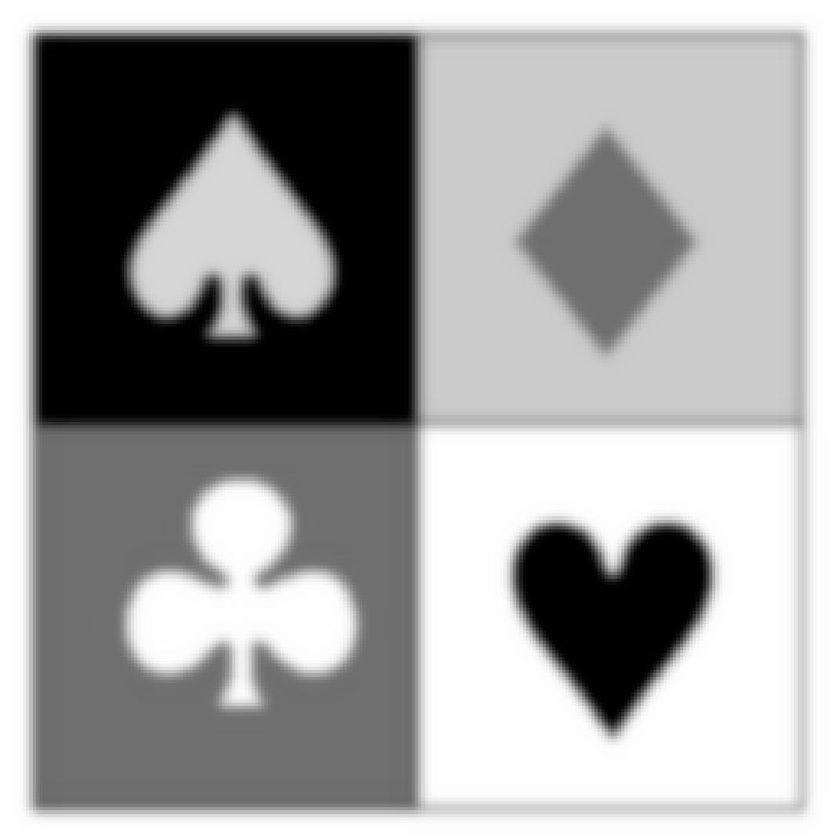
#> input picture Bilder-20200422/cards.jpg, 840 x 840 px, shrunk from 1071 x 1071 before the run; its folder holds only this picture in this run
$ jupyter execute practicum_1.ipynb
#> lines starting #> are read from the running program, lines starting #| are printed output that depends on the picture
### utils_image.py
import numpy as np
from matplotlib.pyplot import imshow
import matplotlib.pyplot as plt
from scipy import signal

h = 1  # assume that the distance between two pixels is 1


def image_histogram(image_matrix, density=False):
    """
    Parameters
    ----------
    image_matrix
    density

    Returns
    -------

    """
    flat = np.ndarray.flatten(image_matrix)
    hist = np.histogram(flat, bins=256, density=density)

    return hist


def gradient_histogram(image_matrix, density=False):
    """
    We apply the convolutions with the respective filters,
    and then - calculate the norm of the discrete gradient.
    That gives the result as in the lecture notes.

    Parameters
    ----------
    image_matrix
    density

    Returns
    -------

    """
    filter_x = np.array([[-1, 1], [0, 0]])
    filter_y = np.array([[-1, 0], [1, 0]])
    xx = signal.convolve2d(image_matrix, filter_x, boundary='symm', mode='same')
    yy = signal.convolve2d(image_matrix, filter_y, boundary='symm', mode='same')
    xx_, yy_ = xx[:-1, 1:] / h, yy[1:, :-1] / h
    v_norm = np.sqrt(xx_ ** 2 + yy_ ** 2)

    flat = np.ndarray.flatten(v_norm)
    counts, edges = np.histogram(flat, bins=300, density=density)
    edges = np.array(list(filter(lambda x: x <= 20, edges)))
    counts = counts[:len(edges)-1]

    return counts, edges


def hess_histogram(image_matrix, density=False):
    """
    We apply the convolution with the respective filter
    to calculate the discrete Laplacian.
    Parameters
    ----------
    image_matrix
    density

    Returns
    -------

    """
    filter = np.array([[0, 1, 0], [1, -4, 1], [0, 1, 0]])
    xx = signal.convolve2d(image_matrix, filter, boundary='symm')
    v_norm = np.absolute(xx) / (h**2)
    flat = np.ndarray.flatten(v_norm)
    hist = np.histogram(flat, bins=300, density=density)

    return hist


def images_plot(images, histogram_t=''):

    for image in images:
        imshow(image['matrix'])
        plt.figure(figsize=(6, 3))
        plt.subplot(121)
        bin_edges, counts = image[histogram_t + 'histogram'][1], image[histogram_t + 'histogram'][0]
        plt.plot(0.5 * (bin_edges[1:] + bin_edges[:-1]), counts)
        plt.subplot(122)
        bin_edges, counts = image[histogram_t + 'probability'][1], image[histogram_t + 'probability'][0]
        plt.plot(0.5 * (bin_edges[1:] + bin_edges[:-1]), counts)
        plt.suptitle(image['title'])
        plt.subplots_adjust(wspace=0.25)
        plt.show()


# [18 lines left out: function caruana_algorithm, not called in this run]

### practicum_1.ipynb
**Task 1**

[cell 1]
from PIL import Image
import numpy as np
import glob
from utils_image import image_histogram, images_plot,\
    gradient_histogram, hess_histogram

# load the images and convert them to matrices
images = []
for file in glob.glob("Bilder-20200422/*.jpg"):
    image = Image.open(file)
#> image is the input picture: PIL image 840x840 L; min 0, max 255, mean 158
    u_ij = np.asarray(image)
    item = {'title': file.split('.')[0].split('/')[1],
            'matrix': u_ij,
            'histogram': image_histogram(u_ij),
            'probability': image_histogram(u_ij, True),
            'grad_histogram': gradient_histogram(u_ij),
            'grad_probability': gradient_histogram(u_ij, True),
            'hess_histogram': hess_histogram(u_ij),
            'hess_probability': hess_histogram(u_ij, True)}
#> in gradient_histogram, `filter_x = np.array([[-1, 1], [0, 0]])`: filter_x = [[-1, 1], [0, 0]]
#> in gradient_histogram, `xx = signal.convolve2d(image_matrix, filter_x, boundary='symm', mode='..`:
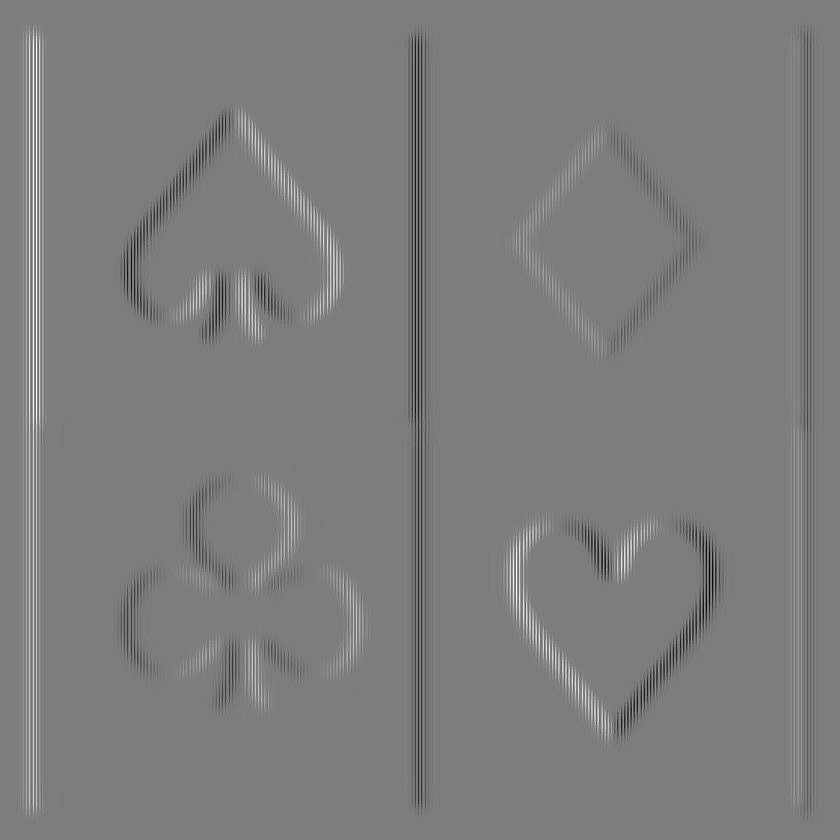
#> xx: shape (840, 840) int64; min -50, max 52, mean 0; drawn with min black and max white
#> in gradient_histogram, `yy = signal.convolve2d(image_matrix, filter_y, boundary='symm', mode='..`:
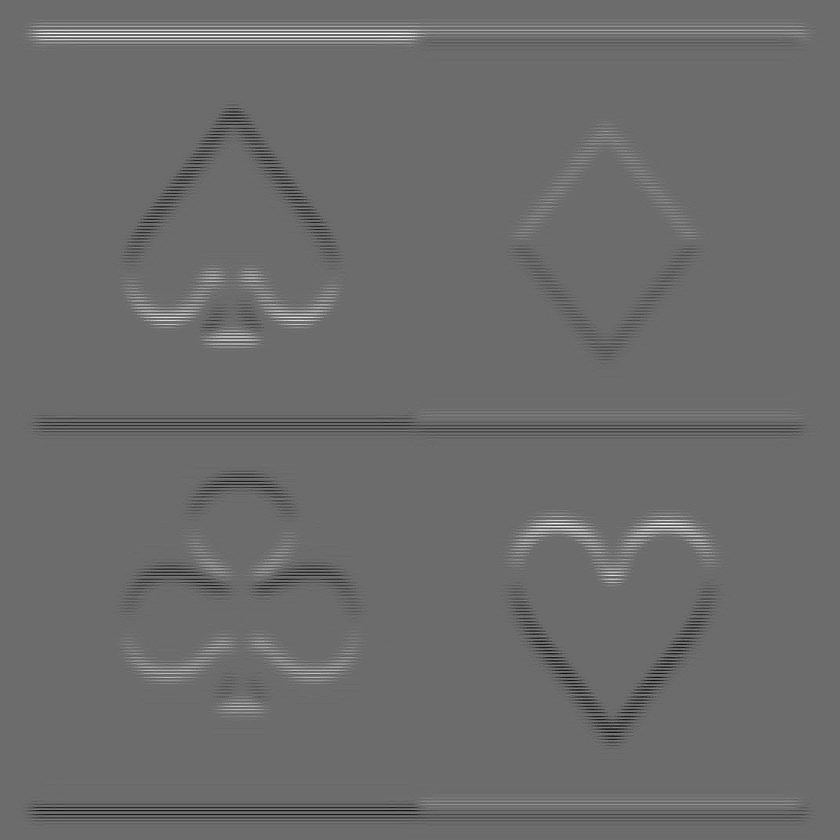
#> yy: shape (840, 840) int64; min -39, max 53, mean 0; drawn with min black and max white
#> in gradient_histogram, `v_norm = np.sqrt(xx_ ** 2 + yy_ ** 2)`:
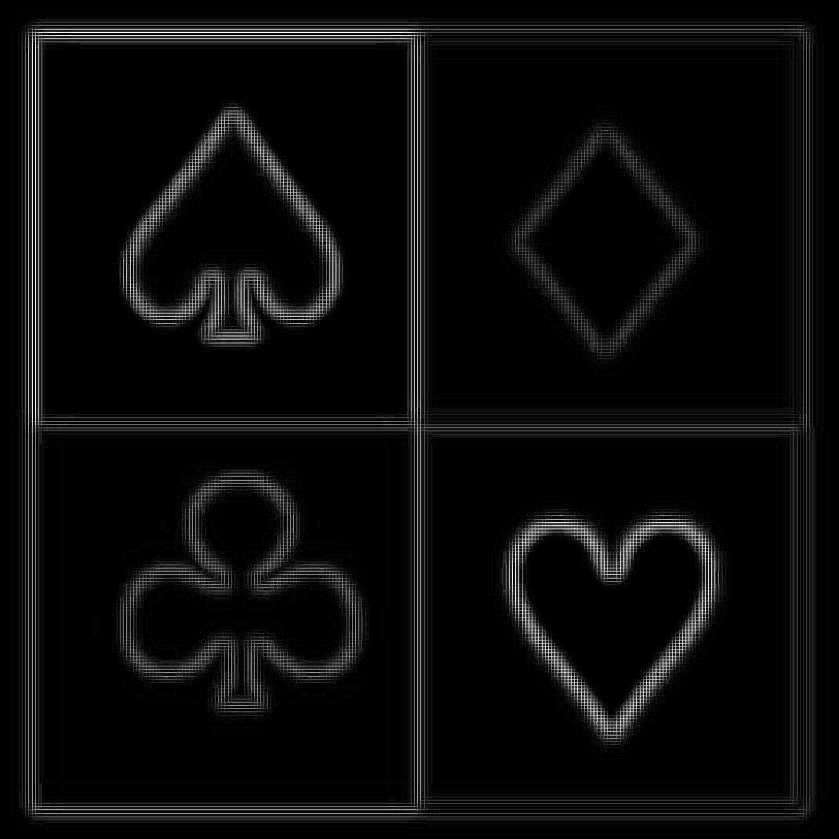
#> v_norm: shape (839, 839) float64; min 0, max 53, mean 2.3; drawn with min black and max white
#> in gradient_histogram, `counts, edges = np.histogram(flat, bins=300, density=density)`: counts = 300 values, max 457950 at index 0, min 0 at index 1, mean 2346.4; edges = 301 values from 0 to 53
#> in gradient_histogram, `edges = np.array(list(filter(lambda x: x <= 20, edges)))`: edges = 114 values from 0 to 19.96
#> in gradient_histogram, `counts = counts[:len(edges)-1]`: counts = 113 values, max 457950 at index 0, min 0 at index 1, mean 6037.2
#> in hess_histogram, `filter = np.array([[0, 1, 0], [1, -4, 1], [0, 1, 0]])`: filter = [[0, 1, 0], [1, -4, 1], [0, 1, 0]]
#> in hess_histogram, `xx = signal.convolve2d(image_matrix, filter, boundary='symm')`:
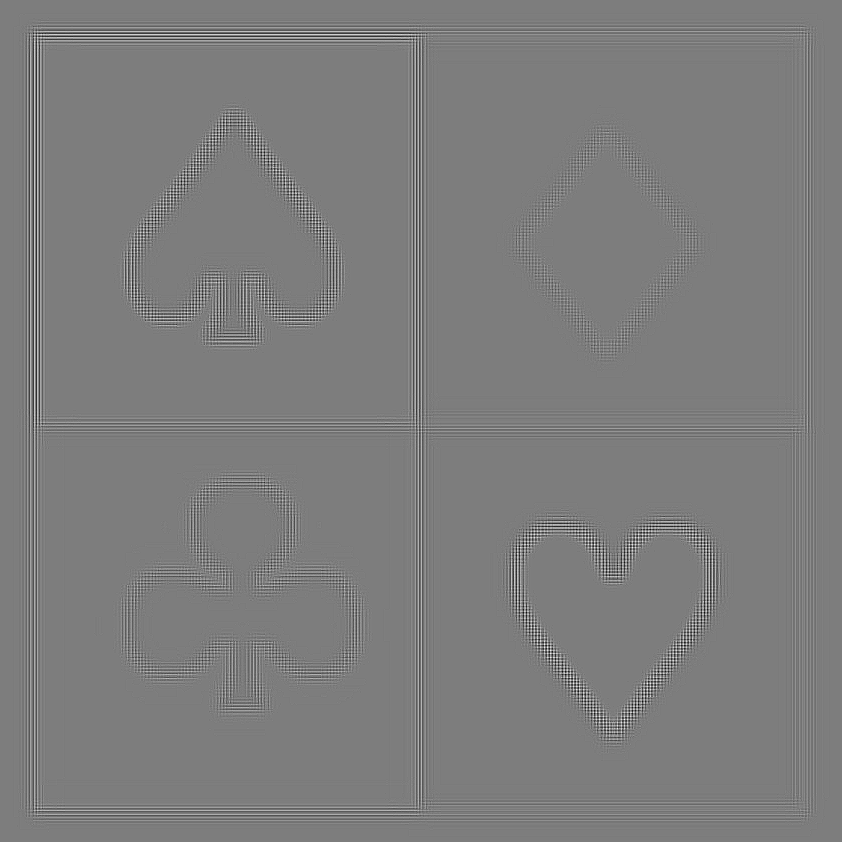
#> xx: shape (842, 842) int64; min -83, max 86, mean 0; drawn with min black and max white
#> in hess_histogram, `v_norm = np.absolute(xx) / (h**2)`:
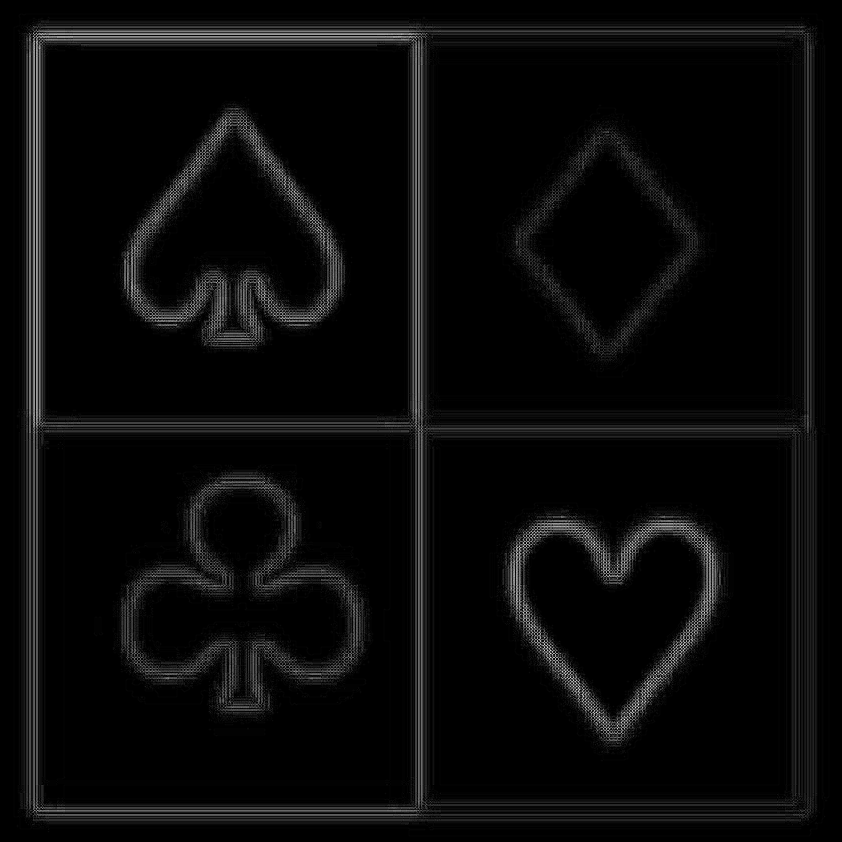
#> v_norm: shape (842, 842) float64; min 0, max 86, mean 3.4; drawn with min black and max white
    images.append(item)

[cell 2]
# plot the images, histograms, and densities
images_plot(images)
#> the loop in images_plot, `for image in images:` made 1 pass
#> pass 1, in images_plot, `plt.show()`:
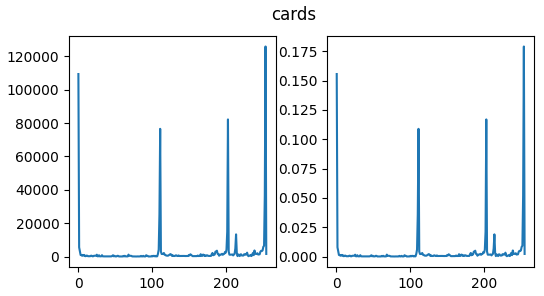
#> figure drawn by matplotlib, 2 panels; panel 1: curve peaks at x = 253.5, y = 125844; panel 2: curve peaks at x = 253.5, y = 0.179

We can see that adding Gaussian noise makes the histograms much smoother.
Sampling error makes them somewhat smoother.

**Task 2**

[cell 3]
images_plot(images, 'grad_')
#> the loop in images_plot (call 2), `for image in images:` made 1 pass
#> pass 1, in images_plot (call 2), `plt.show()`:
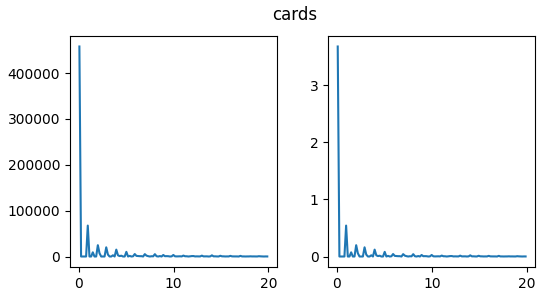
#> figure drawn by matplotlib, 2 panels; panel 1: curve peaks at x = 0.0883, y = 457950; panel 2: curve peaks at x = 0.0883, y = 3.68

We need less pins on the x axis, as there are not many drastic contrasts
(changes from light to dark pixels or vice versa)
in the picture.
We can see as well that the pictures with noise produce more irregular histograms,
as they produce more irregular contrasts in the pictures.

**Task 3**

[cell 4]
images_plot(images, 'hess_')
#> the loop in images_plot (call 3), `for image in images:` made 1 pass
#> pass 1, in images_plot (call 3), `plt.show()`:
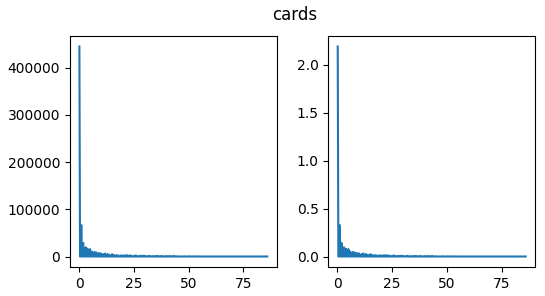
#> figure drawn by matplotlib, 2 panels; panel 1: curve peaks at x = 0.143, y = 444707; panel 2: curve peaks at x = 0.143, y = 2.19

We can see that histograms are more regular than the ones from the
first-order edge detection experiment above.
